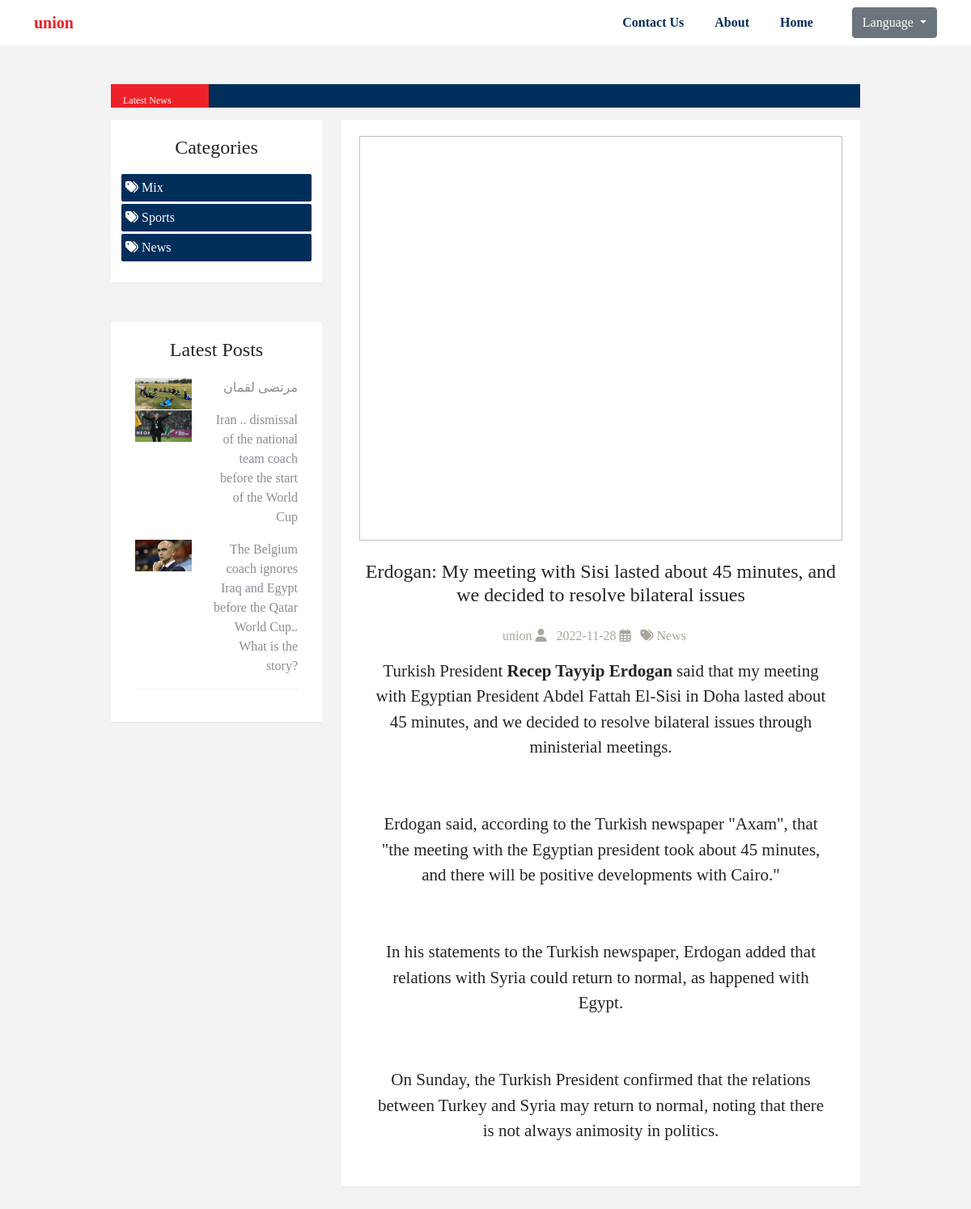
Page /details_post_en.php?id=152 on the committed database.
### tables this page shows
CREATE TABLE `catigories` (
  `id` int(11) NOT NULL,
  `catigoryName` varchar(100) NOT NULL,
  `catigoryName_en` varchar(100) NOT NULL,
  `catigoryDate` datetime NOT NULL DEFAULT current_timestamp()
);

CREATE TABLE `posts` (
  `id` int(11) NOT NULL,
  `postTitle` varchar(200) NOT NULL,
  `postTitle_en` varchar(200) NOT NULL,
  `postCat` varchar(100) NOT NULL,
  `postImage` varchar(200) NOT NULL,
  `postContent` longtext NOT NULL,
  `postContent_en` longtext NOT NULL,
  `postDate` date NOT NULL DEFAULT current_timestamp(),
  `postAuthor` varchar(200) NOT NULL,
  `postAuthor_en` varchar(200) NOT NULL,
  `status` tinyint(4) NOT NULL,
  `type` tinyint(1) NOT NULL
);

### details_post_en.php (the view, shortened to what this page needs)
<?php include 'inc/header.php' ?>
<?php include 'inc/nav_en.php' ?>
<?php
if (isset($_GET['id']) && !empty($_GET['id'])) {
    global $con;
    $id = $_GET['id'];
    $query = "SELECT * FROM posts where id = '$id'";
    $res = mysqli_query($con, $query);
    $count = mysqli_num_rows($res);
    if ($count > 0) {
        $row = mysqli_fetch_assoc($res);
    } else {
        header("location:index.php");
    }
} else {
    header("location:index.php");
}
?>
<div class="content mt-5">
    <div class="container">
        <div class="row ">
            <?php include 'inc/title_news_en.php' ?>
            <div class="col-md-1"></div>
            <?php include 'inc/asid_en.php' ?>
            <div class="col-md-7">
                <div class="post text-center" dir="ltr">
                    <div class="post-image">
                        <a href="">
                            <img class="lazy-load" data-src="./admin/img/<?php echo $row['postImage']; ?>" alt="">
                        </a>
                    </div>
                    <div class="post-title mt-4 mb-4">
                        <h4>
                            <a> <?php echo $row['postTitle_en'] ?></a>
                        </h4>
                    </div>
                    <div class="post-details">
                        <div class="post-info">
                            <span> <?php echo $row['postAuthor_en'] ?> <i class="fas fa-user"></i></span>
                            <span><?php echo $row['postDate'] ?> <i class="far fa-calendar-alt"></i></span>
                            <span>
                                <span><i class="fas fa-tags"></i>
                                    <?php
                                    $query_catigories = "SELECT * FROM catigories where id = '$row[postCat]' ORDER BY id DESC";
                                    $sql_catigories = mysqli_query($con, $query_catigories);
                                    $row_catigories = mysqli_fetch_assoc($sql_catigories);
                                    echo $row_catigories['catigoryName_en'];
                                    ?>
                                </span>
                        </div>
                    </div>
                    <div class="postContent p-3">
                        <?php echo $row['postContent_en'] ?>
                    </div>
                </div>
            </div>
        </div>
    </div>
</div>
<?php include 'inc/footer.php' ?>

### inc/asid_en.php
<div class="col-md-3 ">
    <div class="catagories mb-5">
        <h4>Categories</h4>
        <ul dir="ltr">
            <?php
            $query_catigories = "SELECT * FROM  catigories  ORDER BY id DESC";
            $sql_catigories = mysqli_query($con, $query_catigories);
            while ($row_catigories = mysqli_fetch_assoc($sql_catigories)) {
            ?>
                <li>
                    <a href="categories_post_en.php?categories=<?php echo $row_catigories['catigoryName_en']; ?>">
                        <span><i class="fas fa-tags"></i></span>
                        <span><?php echo $row_catigories['catigoryName_en']; ?></span>
                    </a>
                </li>
            <?php
            }
            ?>
        </ul>
    </div>
    <div class="last-posts" dir="ltr">
        <h4 class="text-center">Latest Posts</h4>
        <div class="posts">
            <div class="row">
                <?php
                $query = "SELECT * FROM posts where status ='1'  ORDER BY id DESC LIMIT 3";
                $sql_post = mysqli_query($con, $query);
                while ($row_post = mysqli_fetch_assoc($sql_post)) {
                ?>
                    <div class=" col-md-5 ">
                        <a href="details_post_en.php?id=<?php echo $row_post['id'] ?>">
                            <img src="./admin/img/<?php echo $row_post['postImage'] ?>" alt="">
                        </a>
                    </div>
                    <div class="col-md-7 ">
                        <a href="details_post_en.php?id=<?php echo $row_post['id'] ?>">
                            <p> <?php echo $row_post['postTitle_en'] ?></p>
                        </a>
                    </div>
                <?php
                }
                ?>
            </div>
        </div>
    </div>
</div>

### assets/css/style.css (style rules this page uses)
:root { --bg1-color: #121227; --bg2-color: #101024; --yellow-color:#f3bc17; --pargraph-color:#8c8c96; --main-color: #002e5b; --brand-color:#ee2128; }
a, a:hover { text-decoration: none; }
body { margin: 0; padding: 0; box-sizing: border-box; background-color: #f3f3f3 !important; font-family: 'Baloo Bhaijaan 2', cursive !important; }
.content .post { background-color: #FFF; padding: 20px 22px; border-bottom: 1px solid #EAEAEA; margin-bottom: 30px; transition: 0.3s ease; }
.post-image { width: 100%; }
.post-image img { width: 100%; height: 500px; }
.post .post-details .post-info { color: #aaa69d; font-weight: 500; direction: rtl; }
.post .post-details .post-info span { margin-right: 8px; }
.catagories { background-color: #FFF; border-bottom: 1px solid #EAEAEA; padding: 20px 10px; }
.catagories h4 { text-align: center; border-bottom: 1px solid var(--second-color); padding-bottom: 10px; }
.catagories ul { list-style: none; padding: 0; margin: 6px 3px; }
.catagories ul li { background-color: var(--main-color); margin-bottom: 3px; border-radius: 2px; padding: 5px; }
.catagories ul li a { color: #FFF; }
.last-posts { background-color: #FFF; border-bottom: 1px solid #EAEAEA; padding: 20px 10px; margin-bottom: 40px; }
.last-posts .posts { margin: 20px; border-bottom: 1px solid #eee; }
.last-posts .posts p { color: #8c8c96; text-align: right; }
.last-posts .posts img { width: 100%; }
.postContent { font-size: 21px; }
* { box-sizing: border-box; }
.container { position: relative; }
.row:after { content: ""; display: table; clear: both; }

### rows in the picture
catigories: catigoryName_en "Mix"
catigories: catigoryName_en "Sports"
catigories: catigoryName_en "News"
posts: postImage (picture), postTitle_en "مرتضى لقمان"
posts: postImage (picture), postTitle_en "Iran .. dismissal of the national team coach before the start of the World Cup"
posts: postImage (picture), postTitle_en "The Belgium coach ignores Iraq and Egypt before the Qatar World Cup.. What is the story?"
posts: postTitle_en "Erdogan: My meeting with Sisi lasted about 45 minutes, and we decided to resolve bilateral issues", postAuthor_en "union", postDate "2022-11-28", postContent_en "Turkish President Recep Tayyip Erdogan said that my meeting with Egyptian President Abdel Fattah El-Sisi in Doha lasted about 45 minutes, and we decided to resolve bilateral issues through ministerial meetings. Erdogan said, according to the Turkish newspaper \"Axam\", that \"the meeting with the Egyptian president took about 45 minutes, and there will be positive developments with Cairo.\" In his statements to the Turkish newspaper, Erdogan added that relations with Syria could return to normal, as happened with Egypt. On Sunday, the Turkish President confirmed that the relations between Turkey and Syria may return to normal, noting that there is not always animosity in politics."
